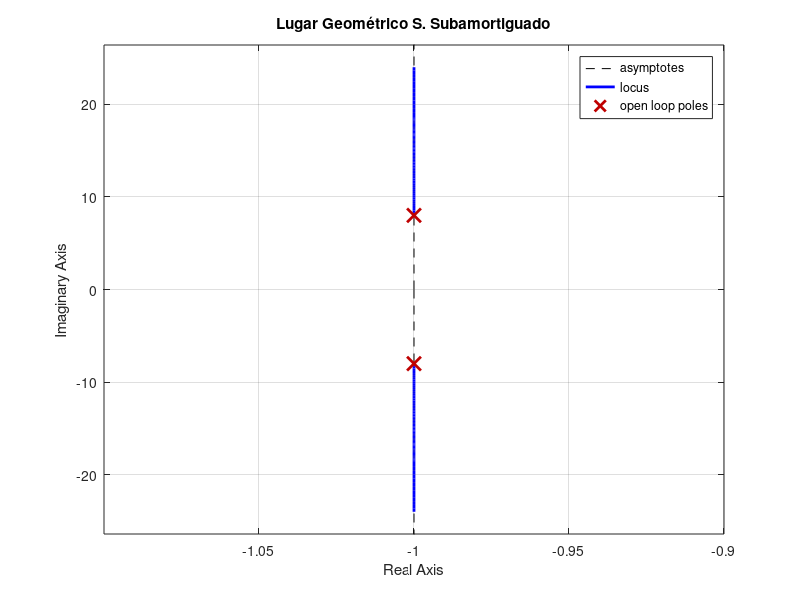

The MATLAB source for this figure:
clear, clc;
Kp = 1;
num = [Kp*65];
den = [1 2 65]; 
sys = tf(num,den);

% Gráficando el LGR de la planta
rlocus(sys);
grid on;
title('Lugar Geométrico S. Subamortiguado');